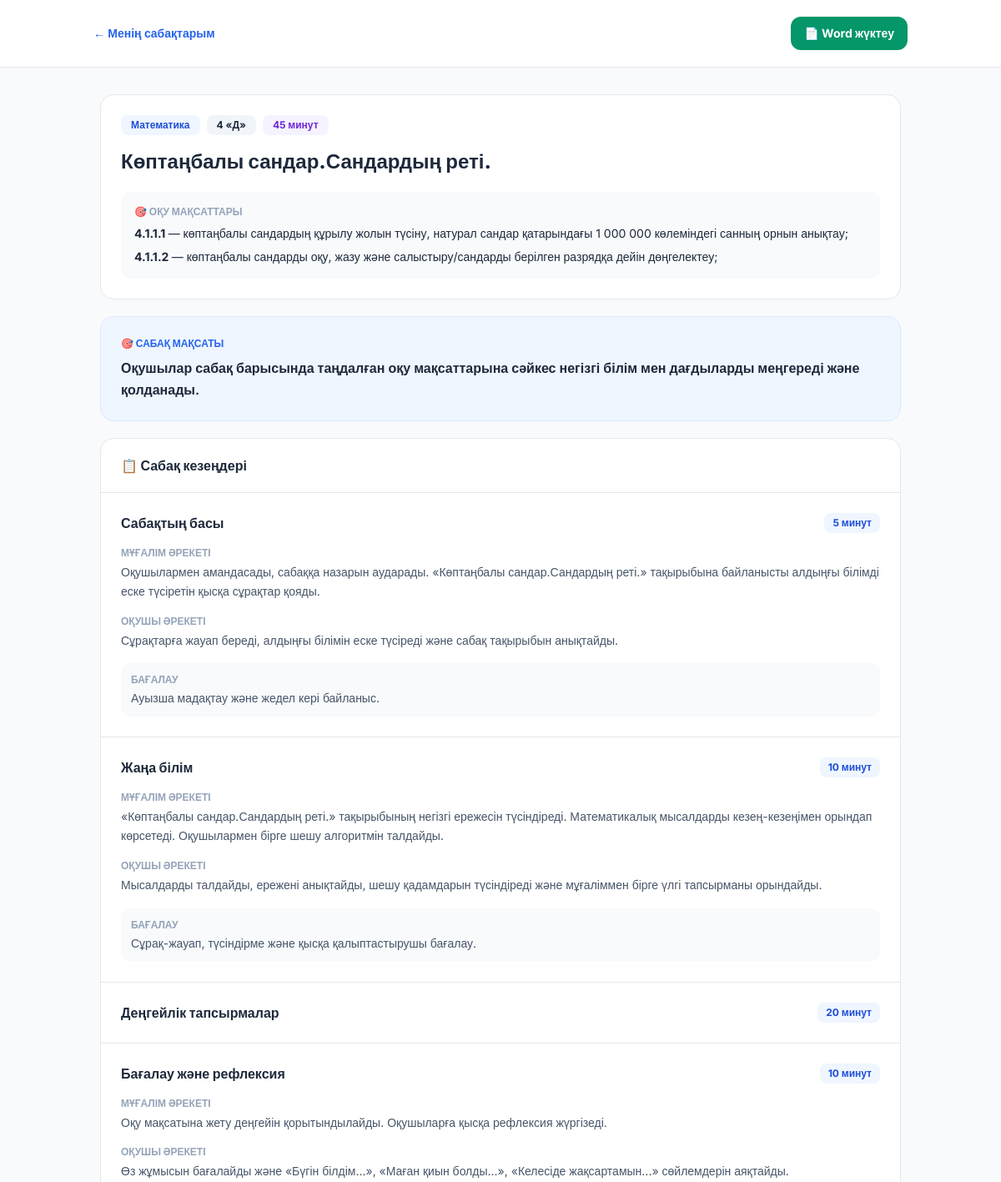
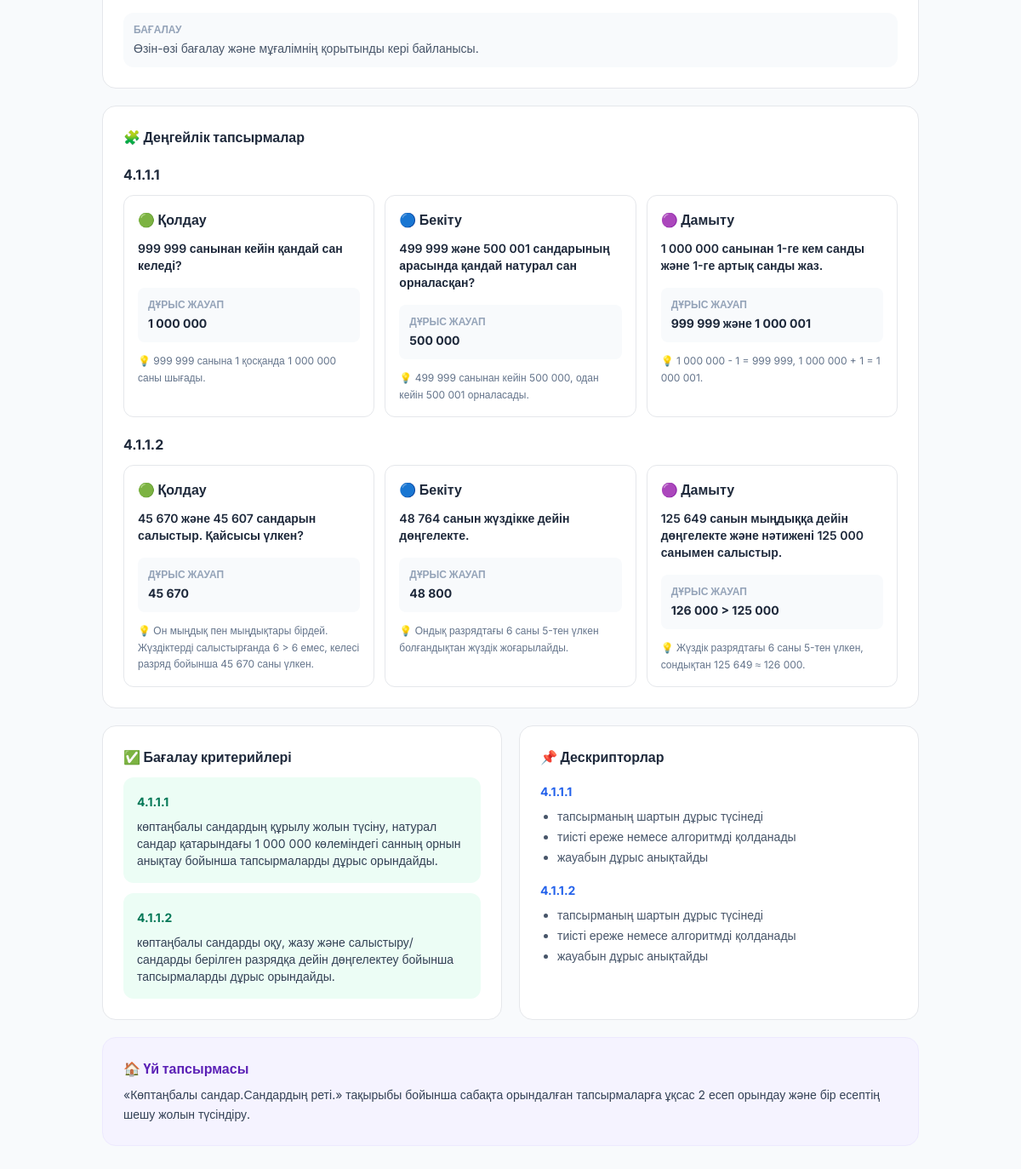
Screenshot of /smart-lessons/saved/6 (signed in) with the database file from the repository (2 pictures, top to bottom).
### tables this page shows
CREATE TABLE smart_lessons
(
    id INTEGER PRIMARY KEY AUTOINCREMENT,

    subject TEXT NOT NULL,
    class_name TEXT DEFAULT '4 «Д»',

    lesson_topic TEXT NOT NULL,

    duration INTEGER DEFAULT 45,

    objective_codes TEXT,
    objective_texts TEXT,

    lesson_goal TEXT,

    plan_json TEXT NOT NULL,

    status TEXT DEFAULT 'draft',

    created_at TIMESTAMP DEFAULT CURRENT_TIMESTAMP,
    updated_at TIMESTAMP DEFAULT CURRENT_TIMESTAMP
);

### app.py (the view)
@app.route(
    "/smart-lessons/saved/<int:lesson_id>"
)
def saved_smart_lesson_detail(
    lesson_id
):
    if not logged_in():
        return redirect(
            url_for("login")
        )
    conn = get_db()
    row = conn.execute(
        """
        SELECT *
        FROM smart_lessons
        WHERE id = ?
        """,
        (
            lesson_id,
        )
    ).fetchone()
    conn.close()
    if row is None:
        return (
            "Сақталған сабақ табылмады",
            404
        )
    try:
        plan = json.loads(
            row["plan_json"]
            or "{}"
        )
    except Exception:
        plan = {}
    return render_template(
        "saved_smart_lesson_detail.html",
        lesson=row,
        plan=plan
    )

### app.py (called while the page is built)
def get_db():
    conn = sqlite3.connect(DB_PATH)
    conn.row_factory = sqlite3.Row
    return conn

def logged_in():
    return "user" in session

def get_student_portal_token():
    conn = get_db()
    portal = conn.execute(
        """
        SELECT portal_token

        FROM student_portal_links

        WHERE is_active = 1

        ORDER BY id DESC
        LIMIT 1
        """
    ).fetchone()
    if portal is None:
        import secrets
        token = secrets.token_urlsafe(24)
        conn.execute(
            """
            INSERT INTO student_portal_links (
                portal_token,
                is_active
            )
            VALUES (?, 1)
            """,
            (token,)
        )
        conn.commit()
    else:
        token = portal["portal_token"]
    conn.close()
    return token

@app.context_processor
def inject_student_portal_link():
    try:
        token = (
            get_student_portal_token()
        )
        return {
            "student_portal_token":
                token
        }
    except Exception:
        return {
            "student_portal_token":
                None
        }

### templates/saved_smart_lesson_detail.html (shortened to what this page needs)
<!DOCTYPE html>
<html lang="kk">
<head>
<script src="https://cdn.tailwindcss.com"></script>
</head>
<body class="text-slate-800">
<header class="bg-white border-b">
<div class="max-w-5xl mx-auto
            px-6 py-5">
    <div class="flex flex-wrap
                items-center
                justify-between
                gap-3">
        <a href="{{ url_for(
                'saved_smart_lessons'
            ) }}"
           class="text-sm
                  text-blue-600
                  font-bold">
            ← Менің сабақтарым
        </a>
        <a href="{{ url_for(
                'export_saved_smart_lesson_word',
                lesson_id=lesson.id
            ) }}"
           class="px-4 py-2.5
                  bg-emerald-600
                  hover:bg-emerald-700
                  text-white
                  rounded-xl
                  text-sm font-bold">
            📄 Word жүктеу
        </a>
    </div>
</div>
</header>
<main class="max-w-5xl
             mx-auto p-6 lg:p-8">
<section class="bg-white
                border rounded-2xl
                p-6">
    <div class="flex flex-wrap gap-2">
        <span class="px-3 py-1
                     bg-blue-50
                     text-blue-700
                     rounded-lg
                     text-xs font-bold">
            {{ plan.subject }}
        </span>
        <span class="px-3 py-1
                     bg-slate-100
                     rounded-lg
                     text-xs font-bold">
            {{ plan.class_name }}
        </span>
        <span class="px-3 py-1
                     bg-violet-50
                     text-violet-700
                     rounded-lg
                     text-xs font-bold">
            {{ plan.duration }} минут
        </span>
    </div>
    <h1 class="text-2xl
               font-extrabold mt-4">
        {{ plan.lesson_topic }}
    </h1>
    <div class="bg-slate-50
                rounded-xl p-4 mt-5">
        <p class="text-xs
                  text-slate-400
                  font-bold">
            🎯 ОҚУ МАҚСАТТАРЫ
        </p>
        {% for code in plan.objective_codes %}
        <div class="text-sm mt-2">
            <strong>
                {{ code }}
            </strong>
            {% if plan.objective_texts[
                    loop.index0
                ] is defined %}
                —
                {{ plan.objective_texts[
                    loop.index0
                ] }}
            {% endif %}
        </div>
        {% endfor %}
    </div>
</section>
<section class="bg-blue-50
                border border-blue-100
                rounded-2xl p-6 mt-5">
    <p class="text-xs
              text-blue-600
              font-bold">
        🎯 САБАҚ МАҚСАТЫ
    </p>
    <p class="font-semibold
              leading-relaxed mt-2">
        {{ plan.lesson_goal }}
    </p>
</section>
<section class="bg-white
                border rounded-2xl
                overflow-hidden mt-5">
    <div class="px-6 py-5 border-b">
        <h2 class="font-extrabold">
            📋 Сабақ кезеңдері
        </h2>
    </div>
    {% for key in [
        'start',
        'new_knowledge',
        'practice',
        'reflection'
    ] %}
        {% set stage = plan.stages[key] %}
        <div class="p-6 border-b last:border-b-0">
            <div class="flex
                        items-center
                        justify-between
                        gap-4">
                <h3 class="font-extrabold">
                    {{ stage.title }}
                </h3>
                <span class="px-2.5 py-1
                             bg-blue-50
                             text-blue-700
                             rounded-lg
                             text-xs font-bold">
                    {{ stage.minutes }} минут
                </span>
            </div>
            {% if stage.teacher_action %}
            <div class="mt-4">
                <p class="text-xs
                          text-slate-400
                          font-bold">
                    МҰҒАЛІМ ӘРЕКЕТІ
                </p>
                <p class="text-sm
                          text-slate-600
                          leading-relaxed mt-1">
                    {{ stage.teacher_action }}
                </p>
            </div>
            {% endif %}
            {% if stage.student_action %}
            <div class="mt-4">
                <p class="text-xs
                          text-slate-400
                          font-bold">
                    ОҚУШЫ ӘРЕКЕТІ
                </p>
                <p class="text-sm
                          text-slate-600
                          leading-relaxed mt-1">
                    {{ stage.student_action }}
                </p>
            </div>
            {% endif %}
            {% if stage.assessment %}
            <div class="bg-slate-50
                        rounded-xl p-3 mt-4">
                <p class="text-xs
                          text-slate-400
                          font-bold">
                    БАҒАЛАУ
                </p>
                <p class="text-sm
                          text-slate-600 mt-1">
                    {{ stage.assessment }}
                </p>
            </div>
            {% endif %}
        </div>
    {% endfor %}
</section>
<section class="bg-white
                border rounded-2xl
                p-6 mt-5">
    <h2 class="font-extrabold">
        🧩 Деңгейлік тапсырмалар
    </h2>
    {% for objective in plan.level_tasks %}
    <div class="mt-5">
        <div class="font-bold">
            {{ objective.objective_code }}
        </div>
        <div class="grid grid-cols-1
                    lg:grid-cols-3
                    gap-3 mt-3">
            {% for task in objective.tasks %}
            <div class="border
                        rounded-xl p-4">
                <div class="font-extrabold">
                    {% if task.level == 'Қолдау' %}
                        🟢
                    {% elif task.level == 'Бекіту' %}
                        🔵
                    {% else %}
                        🟣
                    {% endif %}
                    {{ task.level }}
                </div>
                <p class="text-sm
                          font-semibold mt-3">
                    {{ task.task_text }}
                </p>
                <div class="bg-slate-50
                            rounded-lg p-3 mt-4">
                    <p class="text-xs
                              text-slate-400
                              font-bold">
                        ДҰРЫС ЖАУАП
                    </p>
                    <p class="text-sm
                              font-bold mt-1">
                        {{ task.correct_answer }}
                    </p>
                </div>
                <p class="text-xs
                          text-slate-500
                          leading-relaxed mt-3">
                    💡 {{ task.explanation }}
                </p>
            </div>
            {% endfor %}
        </div>
    </div>
    {% endfor %}
</section>
<div class="grid grid-cols-1
            lg:grid-cols-2
            gap-5 mt-5">
<section class="bg-white
                border rounded-2xl p-6">
    <h2 class="font-extrabold">
        ✅ Бағалау критерийлері
    </h2>
    {% for item in plan.criteria %}
    <div class="bg-emerald-50
                rounded-xl p-4 mt-3">
        <strong class="text-sm
                       text-emerald-700">
            {{ item.objective_code }}
        </strong>
        <p class="text-sm
                  text-slate-700 mt-2">
            {{ item.text }}
        </p>
    </div>
    {% endfor %}
</section>
<section class="bg-white
                border rounded-2xl p-6">
    <h2 class="font-extrabold">
        📌 Дескрипторлар
    </h2>
    {% for descriptor in plan.descriptors %}
    <div class="mt-4">
        <strong class="text-sm
                       text-blue-600">
            {{ descriptor.objective_code }}
        </strong>
        <ul class="list-disc
                   pl-5
                   text-sm
                   text-slate-600
                   space-y-1 mt-2">
            {% for item in descriptor['items'] %}
            <li>
                {{ item }}
            </li>
            {% endfor %}
        </ul>
    </div>
    {% endfor %}
</section>
</div>
<section class="bg-violet-50
                border border-violet-100
                rounded-2xl p-6 mt-5">
    <h2 class="font-extrabold
               text-violet-800">
        🏠 Үй тапсырмасы
    </h2>
    <p class="text-sm
              text-slate-700
              leading-relaxed mt-2">
        {{ plan.homework }}
    </p>
</section>
</main>
</body>
</html>

### templates/saved_smart_lesson_detail.html (style rules this page uses)
body { font-family: 'Inter', sans-serif; background: #f8fafc; }

### rows the page displays
smart_lessons: subject "Математика", lesson_topic "Көптаңбалы сандар.Сандардың реті.", lesson_goal "Оқушылар сабақ барысында таңдалған оқу мақсаттарына сәйкес негізгі білім мен дағдыларды меңгереді және қолданады."

### other values shown
{{ plan.class_name }} "4 «Д»"
{{ plan.duration }} "45"
{{ code }} "4.1.1.1" "4.1.1.2"
{{ stage.title }} "Сабақтың басы" "Жаңа білім" "Деңгейлік тапсырмалар" "Бағалау және рефлексия"
{{ stage.minutes }} "5" "10" "20" "10"
{{ stage.teacher_action }} "Оқушылармен амандасады, сабаққа назарын аударады. «Көптаңбалы сандар.Сандардың реті.» тақырыбына байланысты алдыңғы білімді еске түсіретін қысқа сұрақтар қояды." "«Көптаңбалы сандар.Сандардың реті.» тақырыбының негізгі ережесін түсіндіреді. Математикалық мысалдарды кезең-кезеңімен орындап көрсетеді. Оқушылармен бірге шешу алгоритмін талдайды." "Оқу мақсатына жету деңгейін қорытындылайды. Оқушыларға қысқа рефлексия жүргізеді."
{{ stage.student_action }} "Сұрақтарға жауап береді, алдыңғы білімін еске түсіреді және сабақ тақырыбын анықтайды." "Мысалдарды талдайды, ережені анықтайды, шешу қадамдарын түсіндіреді және мұғаліммен бірге үлгі тапсырманы орындайды." "Өз жұмысын бағалайды және «Бүгін білдім...», «Маған қиын болды...», «Келесіде жақсартамын...» сөйлемдерін аяқтайды."
{{ stage.assessment }} "Ауызша мадақтау және жедел кері байланыс." "Сұрақ-жауап, түсіндірме және қысқа қалыптастырушы бағалау." "Өзін-өзі бағалау және мұғалімнің қорытынды кері байланысы."
{{ objective.objective_code }} "4.1.1.1" "4.1.1.2"
{{ task.level }} "Қолдау" "Бекіту" "Дамыту" "Қолдау" "Бекіту" "Дамыту"
{{ task.task_text }} "999 999 санынан кейін қандай сан келеді?" "499 999 және 500 001 сандарының арасында қандай натурал сан орналасқан?" "1 000 000 санынан 1-ге кем санды және 1-ге артық санды жаз." "45 670 және 45 607 сандарын салыстыр. Қайсысы үлкен?" "48 764 санын жүздікке дейін дөңгелекте." "125 649 санын мыңдыққа дейін дөңгелекте және нәтижені 125 000 санымен салыстыр."
{{ task.correct_answer }} "1 000 000" "500 000" "999 999 және 1 000 001" "45 670" "48 800" "126 000 > 125 000"
{{ task.explanation }} "999 999 санына 1 қосқанда 1 000 000 саны шығады." "499 999 санынан кейін 500 000, одан кейін 500 001 орналасады." "1 000 000 - 1 = 999 999, 1 000 000 + 1 = 1 000 001." "Он мыңдық пен мыңдықтары бірдей. Жүздіктерді салыстырғанда 6 > 6 емес, келесі разряд бойынша 45 670 саны үлкен." "Ондық разрядтағы 6 саны 5-тен үлкен болғандықтан жүздік жоғарылайды." "Жүздік разрядтағы 6 саны 5-тен үлкен, сондықтан 125 649 ≈ 126 000."
{{ item.objective_code }} "4.1.1.1" "4.1.1.2"
{{ item.text }} "көптаңбалы сандардың құрылу жолын түсіну, натурал сандар қатарындағы 1 000 000 көлеміндегі санның орнын анықтау бойынша тапсырмаларды дұрыс орындайды." "көптаңбалы сандарды оқу, жазу және салыстыру/сандарды берілген разрядқа дейін дөңгелектеу бойынша тапсырмаларды дұрыс орындайды."
